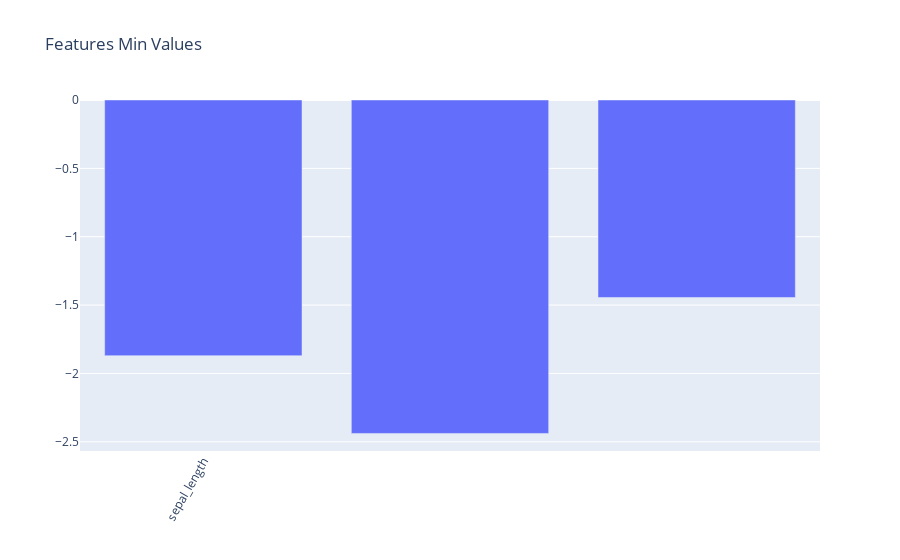

The code cell stored with this chart in its notebook:
### Markdown cell above
## After scaling

### Code cell
fig = px.bar(scaled[feats].min(), title='Features Min Values')
fig.layout.xaxis.tickangle = 300
fig.update_traces(showlegend = False)
fig.layout.xaxis. dtick = 5
fig.layout.xaxis.title = ''
fig.layout.yaxis.title = ''
fig.show()

### Figure 1 — Plotly figure (JSON) as saved in the notebook; plotly's stock layout.template omitted (floating-point values rounded to 4 significant figures)
{"data": [{"alignmentgroup": "True", "hovertemplate": "variable=0<br>index=%{x}<br>value=%{y}<extra></extra>", "legendgroup": "0", "marker": {"color": "#636efa", "pattern": {"shape": ""}}, "name": "0", "offsetgroup": "0", "orientation": "v", "showlegend": false, "textposition": "auto", "x": ["sepal_length", "sepal_width", "petal_width"], "xaxis": "x", "y": [-1.87, -2.439, -1.444], "yaxis": "y", "type": "bar"}], "layout": {"xaxis": {"anchor": "y", "domain": [0, 1], "title": {"text": ""}, "tickangle": -60, "dtick": 5, "type": "category", "range": [-0.5, 2.5], "autorange": true}, "yaxis": {"anchor": "x", "domain": [0, 1], "title": {"text": ""}, "type": "linear", "range": [-2.567, 0], "autorange": true}, "legend": {"title": {"text": "variable"}, "tracegroupgap": 0}, "title": {"text": "Features Min Values"}, "barmode": "relative", "autosize": true}}
